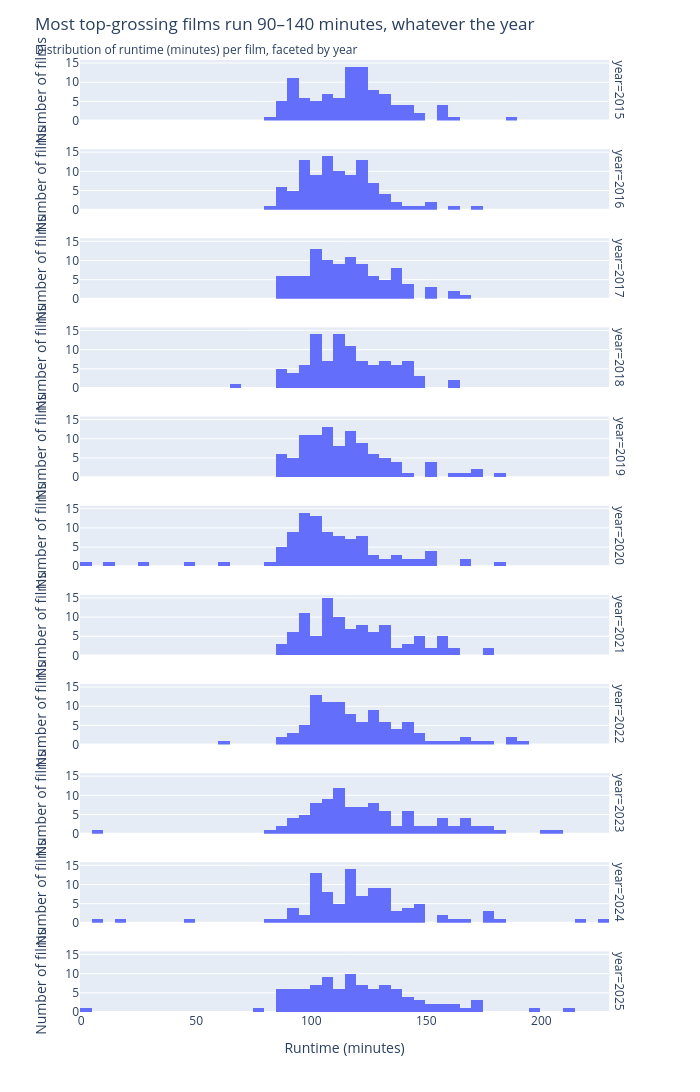

The notebook cell saved with this chart:
### Markdown cell above
## Finding 1 — Runtime across the years

**Does the typical top-grossing film get longer or shorter over 2015–2025?**

I first look at the full distribution per year, then reduce it to a single mean-per-year trend line.

### Code cell
fig_years = px.histogram(
    movies, x="runtime", facet_row="year", width=700, height=2000,
    labels={"runtime": "Runtime (minutes)"},
)

fig_years.update_layout(
    title=dict(
        text="Most top-grossing films run 90–140 minutes, whatever the year",
        subtitle=dict(text="Distribution of runtime (minutes) per film, faceted by year"),
    )
)
fig_years.update_xaxes(rangemode="tozero")
fig_years.update_yaxes(title_text="Number of films", rangemode="tozero")
fig_years

### Figure 1 — Plotly figure (JSON) as saved in the notebook; plotly's stock layout.template omitted (floating-point values rounded to 4 significant figures)
{"data": [{"bingroup": "x", "hovertemplate": "year=2015<br>Runtime (minutes)=%{x}<br>count=%{y}<extra></extra>", "legendgroup": "", "marker": {"color": "#636efa", "pattern": {"shape": ""}}, "name": "", "orientation": "v", "showlegend": false, "type": "histogram", "x": [136, 124, 138, 141, 91, 148, 95, 131, 137, 141, 125, 105, 157, 117, 114, 89, 126, 129, 118, 121, 94, 93, 93, 131, 119, 115, 127, 88, 106, 96, 120, 92, 104, 115, 130, 121, 147, 121, 127, 133, 100, 141, 103, 105, 188, 105, 89, 159, 106, 125, 134, 114, 131, 111, 135, 116, 127, 97, 115, 100, 116, 94, 115, 85, 118, 99, 120, 106, 124, 123, 129, 94, 140, 93, 122, 94, 123, 159, 90, 123, 122, 109, 122, 115, 116, 133, 96, 101, 87, 158, 119, 120, 95, 114, 164, 112, 93, 113, 119, 83], "xaxis": "x11", "yaxis": "y11"}, {"bingroup": "x", "hovertemplate": "year=2016<br>Runtime (minutes)=%{x}<br>count=%{y}<extra></extra>", "legendgroup": "", "marker": {"color": "#636efa", "pattern": {"shape": ""}}, "name": "", "orientation": "v", "showlegend": false, "type": "histogram", "x": [147, 133, 97, 109, 106, 86, 152, 133, 108, 122, 107, 115, 108, 94, 144, 95, 129, 123, 123, 95, 106, 120, 109, 97, 92, 122, 129, 103, 134, 107, 161, 116, 113, 127, 112, 96, 116, 127, 117, 122, 107, 123, 110, 99, 116, 117, 120, 152, 100, 87, 120, 139, 112, 124, 114, 132, 118, 89, 128, 127, 81, 103, 89, 118, 107, 99, 102, 107, 124, 86, 109, 111, 105, 110, 104, 112, 89, 92, 104, 110, 124, 170, 102, 125, 99, 94, 108, 97, 118, 114, 96, 101, 99, 91, 138, 99, 120, 98, 102], "xaxis": "x10", "yaxis": "y10"}, {"bingroup": "x", "hovertemplate": "year=2017<br>Runtime (minutes)=%{x}<br>count=%{y}<extra></extra>", "legendgroup": "", "marker": {"color": "#636efa", "pattern": {"shape": ""}}, "name": "", "orientation": "v", "showlegend": false, "type": "histogram", "x": [152, 129, 136, 90, 119, 133, 124, 137, 131, 141, 105, 129, 135, 120, 137, 154, 118, 107, 97, 140, 105, 141, 110, 102, 118, 114, 107, 100, 113, 104, 110, 108, 104, 167, 117, 164, 104, 107, 109, 122, 113, 137, 136, 109, 86, 100, 89, 123, 93, 100, 116, 116, 118, 122, 107, 115, 102, 125, 126, 114, 124, 122, 150, 115, 104, 139, 97, 89, 101, 95, 91, 130, 104, 115, 132, 86, 128, 160, 96, 102, 138, 117, 94, 89, 91, 112, 112, 120, 112, 109, 89, 96, 99, 101, 90, 141, 132, 120, 125], "xaxis": "x9", "yaxis": "y9"}, {"bingroup": "x", "hovertemplate": "year=2018<br>Runtime (minutes)=%{x}<br>count=%{y}<extra></extra>", "legendgroup": "", "marker": {"color": "#636efa", "pattern": {"shape": ""}}, "name": "", "orientation": "v", "showlegend": false, "type": "histogram", "x": [149, 135, 129, 118, 143, 135, 112, 147, 120, 134, 119, 140, 138, 85, 121, 113, 112, 97, 114, 136, 107, 114, 117, 135, 118, 105, 96, 110, 93, 131, 91, 130, 102, 111, 111, 143, 118, 106, 121, 130, 96, 120, 104, 121, 100, 116, 99, 103, 107, 88, 140, 97, 109, 105, 101, 118, 104, 100, 114, 149, 141, 141, 110, 97, 117, 89, 120, 101, 110, 102, 136, 90, 65, 116, 112, 86, 128, 116, 110, 132, 128, 163, 108, 140, 127, 104, 132, 117, 129, 122, 102, 101, 85, 101, 103, 125, 130, 161, 110, 94], "xaxis": "x8", "yaxis": "y8"}, {"bingroup": "x", "hovertemplate": "year=2019<br>Runtime (minutes)=%{x}<br>count=%{y}<extra></extra>", "legendgroup": "", "marker": {"color": "#636efa", "pattern": {"shape": ""}}, "name": "", "orientation": "v", "showlegend": false, "type": "histogram", "x": [181, 118, 103, 129, 124, 122, 142, 100, 127, 123, 137, 110, 104, 119, 169, 154, 105, 119, 86, 122, 162, 132, 132, 112, 135, 131, 131, 128, 133, 116, 98, 115, 114, 129, 118, 105, 106, 135, 153, 87, 107, 122, 112, 97, 117, 102, 121, 110, 99, 116, 122, 97, 123, 138, 126, 111, 93, 99, 103, 102, 86, 109, 101, 90, 90, 90, 108, 94, 96, 116, 87, 89, 88, 99, 108, 101, 109, 110, 119, 109, 118, 152, 117, 103, 106, 96, 109, 152, 111, 100, 99, 109, 128, 99, 96, 107, 172, 121, 171, 104], "xaxis": "x7", "yaxis": "y7"}, {"bingroup": "x", "hovertemplate": "year=2020<br>Runtime (minutes)=%{x}<br>count=%{y}<extra></extra>", "legendgroup": "", "marker": {"color": "#636efa", "pattern": {"shape": ""}}, "name": "", "orientation": "v", "showlegend": false, "type": "histogram", "x": [117, 147, 150, 124, 150, 99, 101, 4, 105, 120, 128, 95, 109, 151, 122, 124, 102, 101, 113, 100, 150, 115, 10, 132, 120, 94, 107, 109, 91, 94, 135, 105, 169, 98, 116, 103, 95, 110, 90, 124, 108, 111, 165, 129, 99, 104, 94, 120, 83, 112, 125, 87, 117, 101, 97, 106, 114, 140, 87, 120, 94, 144, 102, 119, 95, 90, 87, 115, 96, 108, 98, 97, 118, 146, 90, 132, 108, 136, 135, 180, 87, 103, 85, 97, 104, 92, 104, 111, 99, 25, 96, 96, 64, 110, 114, 100, 104, 45], "xaxis": "x6", "yaxis": "y6"}, {"bingroup": "x", "hovertemplate": "year=2021<br>Runtime (minutes)=%{x}<br>count=%{y}<extra></extra>", "legendgroup": "", "marker": {"color": "#636efa", "pattern": {"shape": ""}}, "name": "", "orientation": "v", "showlegend": false, "type": "histogram", "x": [148, 178, 128, 163, 143, 136, 97, 114, 132, 155, 110, 156, 134, 115, 97, 108, 102, 134, 127, 111, 125, 124, 105, 148, 129, 120, 132, 115, 148, 158, 93, 130, 107, 86, 101, 105, 123, 107, 131, 93, 96, 115, 110, 119, 99, 110, 155, 108, 132, 110, 91, 103, 156, 117, 117, 88, 121, 107, 114, 91, 93, 98, 97, 95, 98, 105, 128, 108, 179, 143, 88, 107, 93, 151, 108, 144, 121, 112, 145, 111, 138, 133, 145, 105, 99, 153, 128, 121, 108, 97, 104, 112, 109, 99, 160, 116, 100, 123, 108, 120], "xaxis": "x5", "yaxis": "y5"}, {"bingroup": "x", "hovertemplate": "year=2022<br>Runtime (minutes)=%{x}<br>count=%{y}<extra></extra>", "legendgroup": "", "marker": {"color": "#636efa", "pattern": {"shape": ""}}, "name": "", "orientation": "v", "showlegend": false, "type": "histogram", "x": [192, 131, 147, 126, 87, 162, 177, 119, 149, 103, 122, 142, 116, 123, 125, 109, 122, 159, 125, 112, 100, 126, 137, 105, 115, 106, 105, 112, 102, 130, 115, 104, 105, 103, 187, 99, 126, 140, 114, 127, 126, 106, 102, 111, 106, 101, 135, 124, 168, 96, 123, 100, 128, 101, 112, 96, 107, 112, 102, 102, 111, 128, 137, 131, 189, 107, 147, 144, 167, 141, 117, 130, 93, 122, 174, 136, 60, 114, 151, 103, 112, 94, 140, 96, 93, 117, 134, 113, 112, 102, 105, 116, 97, 89, 143, 134, 116, 107], "xaxis": "x4", "yaxis": "y4"}, {"bingroup": "x", "hovertemplate": "year=2023<br>Runtime (minutes)=%{x}<br>count=%{y}<extra></extra>", "legendgroup": "", "marker": {"color": "#636efa", "pattern": {"shape": ""}}, "name": "", "orientation": "v", "showlegend": false, "type": "histogram", "x": [114, 93, 181, 150, 142, 140, 157, 174, 117, 164, 135, 102, 125, 170, 127, 124, 116, 155, 148, 157, 122, 83, 110, 124, 116, 144, 110, 169, 95, 168, 131, 158, 94, 103, 91, 134, 105, 88, 109, 107, 117, 100, 123, 206, 96, 128, 111, 169, 112, 130, 128, 146, 118, 135, 104, 141, 123, 141, 125, 201, 110, 134, 112, 6, 113, 95, 134, 112, 95, 175, 105, 103, 99, 100, 127, 119, 103, 107, 165, 106, 163, 141, 128, 92, 110, 126, 100, 130, 123, 179, 105, 88, 105, 120, 112, 109, 118, 150, 114], "xaxis": "x3", "yaxis": "y3"}, {"bingroup": "x", "hovertemplate": "year=2024<br>Runtime (minutes)=%{x}<br>count=%{y}<extra></extra>", "legendgroup": "", "marker": {"color": "#636efa", "pattern": {"shape": ""}}, "name": "", "orientation": "v", "showlegend": false, "type": "histogram", "x": [97, 128, 100, 94, 162, 118, 167, 115, 94, 110, 109, 121, 148, 105, 129, 133, 116, 145, 133, 123, 131, 119, 141, 102, 101, 100, 101, 225, 106, 138, 115, 5, 119, 104, 124, 133, 127, 104, 149, 144, 106, 176, 141, 127, 104, 117, 101, 109, 120, 131, 110, 113, 117, 84, 46, 18, 134, 123, 139, 126, 132, 125, 102, 89, 109, 105, 141, 110, 178, 126, 101, 131, 115, 127, 115, 115, 126, 133, 139, 107, 98, 175, 146, 119, 118, 111, 123, 102, 122, 215, 92, 91, 183, 156, 103, 158, 119, 145], "xaxis": "x2", "yaxis": "y2"}, {"bingroup": "x", "hovertemplate": "year=2025<br>Runtime (minutes)=%{x}<br>count=%{y}<extra></extra>", "legendgroup": "", "marker": {"color": "#636efa", "pattern": {"shape": ""}}, "name": "", "orientation": "v", "showlegend": false, "type": "histogram", "x": [144, 108, 198, 108, 101, 134, 156, 90, 125, 156, 130, 170, 137, 115, 135, 136, 137, 119, 131, 127, 138, 110, 75, 125, 129, 112, 104, 104, 118, 162, 109, 100, 150, 107, 142, 145, 109, 88, 98, 110, 115, 89, 119, 124, 125, 214, 100, 174, 137, 114, 89, 94, 116, 123, 125, 107, 133, 85, 123, 113, 165, 116, 147, 116, 122, 109, 91, 161, 102, 98, 90, 133, 97, 119, 111, 150, 108, 144, 170, 133, 89, 103, 146, 120, 96, 105, 97, 134, 1, 144, 122, 91, 120, 88, 95, 94, 119], "xaxis": "x", "yaxis": "y"}], "layout": {"annotations": [{"font": {}, "showarrow": false, "text": "year=2025", "textangle": 90, "x": 0.98, "xanchor": "left", "xref": "paper", "y": 0.03182, "yanchor": "middle", "yref": "paper"}, {"font": {}, "showarrow": false, "text": "year=2024", "textangle": 90, "x": 0.98, "xanchor": "left", "xref": "paper", "y": 0.1255, "yanchor": "middle", "yref": "paper"}, {"font": {}, "showarrow": false, "text": "year=2023", "textangle": 90, "x": 0.98, "xanchor": "left", "xref": "paper", "y": 0.2191, "yanchor": "middle", "yref": "paper"}, {"font": {}, "showarrow": false, "text": "year=2022", "textangle": 90, "x": 0.98, "xanchor": "left", "xref": "paper", "y": 0.3127, "yanchor": "middle", "yref": "paper"}, {"font": {}, "showarrow": false, "text": "year=2021", "textangle": 90, "x": 0.98, "xanchor": "left", "xref": "paper", "y": 0.4064, "yanchor": "middle", "yref": "paper"}, {"font": {}, "showarrow": false, "text": "year=2020", "textangle": 90, "x": 0.98, "xanchor": "left", "xref": "paper", "y": 0.5, "yanchor": "middle", "yref": "paper"}, {"font": {}, "showarrow": false, "text": "year=2019", "textangle": 90, "x": 0.98, "xanchor": "left", "xref": "paper", "y": 0.5936, "yanchor": "middle", "yref": "paper"}, {"font": {}, "showarrow": false, "text": "year=2018", "textangle": 90, "x": 0.98, "xanchor": "left", "xref": "paper", "y": 0.6873, "yanchor": "middle", "yref": "paper"}, {"font": {}, "showarrow": false, "text": "year=2017", "textangle": 90, "x": 0.98, "xanchor": "left", "xref": "paper", "y": 0.7809, "yanchor": "middle", "yref": "paper"}, {"font": {}, "showarrow": false, "text": "year=2016", "textangle": 90, "x": 0.98, "xanchor": "left", "xref": "paper", "y": 0.8745, "yanchor": "middle", "yref": "paper"}, {"font": {}, "showarrow": false, "text": "year=2015", "textangle": 90, "x": 0.98, "xanchor": "left", "xref": "paper", "y": 0.9682, "yanchor": "middle", "yref": "paper"}], "barmode": "relative", "height": 2000, "legend": {"tracegroupgap": 0}, "margin": {"t": 60}, "title": {"subtitle": {"text": "Distribution of runtime (minutes) per film, faceted by year"}, "text": "Most top-grossing films run 90–140 minutes, whatever the year"}, "width": 700, "xaxis": {"anchor": "y", "domain": [0.0, 0.98], "rangemode": "tozero", "title": {"text": "Runtime (minutes)"}}, "xaxis10": {"anchor": "y10", "domain": [0.0, 0.98], "matches": "x", "rangemode": "tozero", "showticklabels": false}, "xaxis11": {"anchor": "y11", "domain": [0.0, 0.98], "matches": "x", "rangemode": "tozero", "showticklabels": false}, "xaxis2": {"anchor": "y2", "domain": [0.0, 0.98], "matches": "x", "rangemode": "tozero", "showticklabels": false}, "xaxis3": {"anchor": "y3", "domain": [0.0, 0.98], "matches": "x", "rangemode": "tozero", "showticklabels": false}, "xaxis4": {"anchor": "y4", "domain": [0.0, 0.98], "matches": "x", "rangemode": "tozero", "showticklabels": false}, "xaxis5": {"anchor": "y5", "domain": [0.0, 0.98], "matches": "x", "rangemode": "tozero", "showticklabels": false}, "xaxis6": {"anchor": "y6", "domain": [0.0, 0.98], "matches": "x", "rangemode": "tozero", "showticklabels": false}, "xaxis7": {"anchor": "y7", "domain": [0.0, 0.98], "matches": "x", "rangemode": "tozero", "showticklabels": false}, "xaxis8": {"anchor": "y8", "domain": [0.0, 0.98], "matches": "x", "rangemode": "tozero", "showticklabels": false}, "xaxis9": {"anchor": "y9", "domain": [0.0, 0.98], "matches": "x", "rangemode": "tozero", "showticklabels": false}, "yaxis": {"anchor": "x", "domain": [0.0, 0.06364], "rangemode": "tozero", "title": {"text": "Number of films"}}, "yaxis10": {"anchor": "x10", "domain": [0.8427, 0.9064], "matches": "y", "rangemode": "tozero", "title": {"text": "Number of films"}}, "yaxis11": {"anchor": "x11", "domain": [0.9364, 1.0], "matches": "y", "rangemode": "tozero", "title": {"text": "Number of films"}}, "yaxis2": {"anchor": "x2", "domain": [0.09364, 0.1573], "matches": "y", "rangemode": "tozero", "title": {"text": "Number of films"}}, "yaxis3": {"anchor": "x3", "domain": [0.1873, 0.2509], "matches": "y", "rangemode": "tozero", "title": {"text": "Number of films"}}, "yaxis4": {"anchor": "x4", "domain": [0.2809, 0.3445], "matches": "y", "rangemode": "tozero", "title": {"text": "Number of films"}}, "yaxis5": {"anchor": "x5", "domain": [0.3745, 0.4382], "matches": "y", "rangemode": "tozero", "title": {"text": "Number of films"}}, "yaxis6": {"anchor": "x6", "domain": [0.4682, 0.5318], "matches": "y", "rangemode": "tozero", "title": {"text": "Number of films"}}, "yaxis7": {"anchor": "x7", "domain": [0.5618, 0.6255], "matches": "y", "rangemode": "tozero", "title": {"text": "Number of films"}}, "yaxis8": {"anchor": "x8", "domain": [0.6555, 0.7191], "matches": "y", "rangemode": "tozero", "title": {"text": "Number of films"}}, "yaxis9": {"anchor": "x9", "domain": [0.7491, 0.8127], "matches": "y", "rangemode": "tozero", "title": {"text": "Number of films"}}}}
